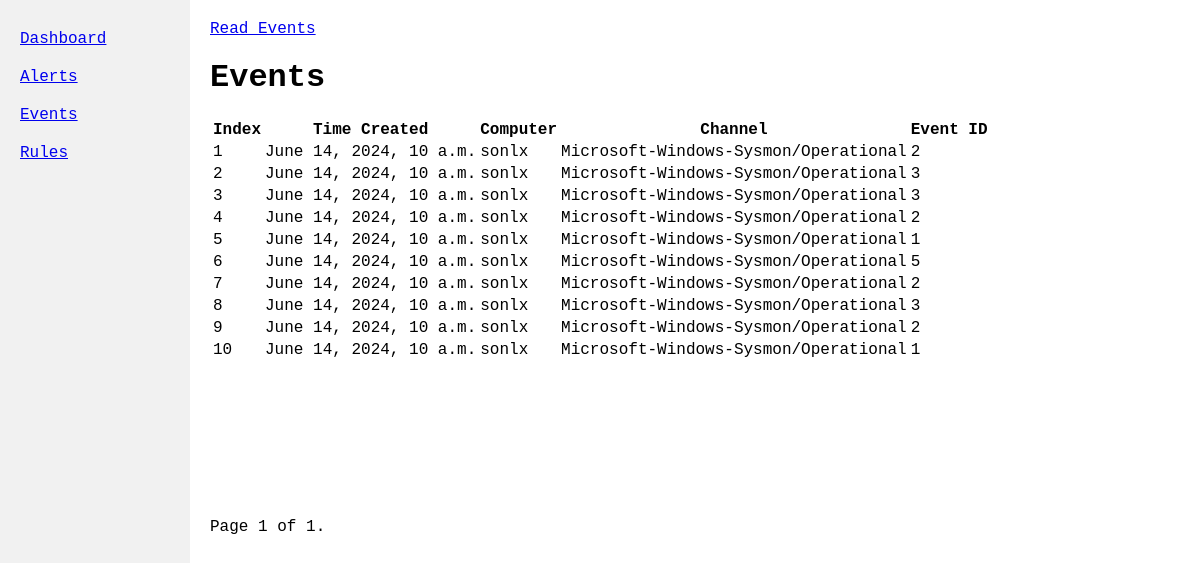
Screenshot of /events/ with the database file from the repository.
### events/models.py (models this page shows)
class Event(models.Model):
    universal_id = models.CharField(max_length=200, primary_key=True, default=uuid4)
    provider = models.JSONField(blank=True, default=dict)
    event_id = models.IntegerField()
    version = models.IntegerField()
    level = models.IntegerField()
    task = models.IntegerField()
    opcode = models.IntegerField()
    keywords = models.CharField(max_length=200)
    time_created = models.JSONField(blank=True, default=dict)
    event_record_id = models.IntegerField()
    correlation = models.JSONField(blank=True, default=dict)
    execution = models.JSONField(blank=True, default=dict)
    channel = models.CharField(max_length=200)
    computer = models.CharField(max_length=200)
    security = models.JSONField(blank=True, default=dict)
    event_data = models.JSONField(blank=True, default=dict)

### events/views.py (the view)
# urls.py: path('events/', views.view_events, name='events'),
def view_events(request):
    events = EventItem.objects.all().order_by('-time_created')
    event_table = []
    for event in events:
        event_item = {
            'time_created_system_time': EventItem.format_system_time(
                event.time_created_system_time),
            'computer': event.computer,
            'channel': event.channel,
            'event_id': event.event_id,
            'universal_id': event.universal_id,
        }
        event_table.append(event_item)
    events_per_page = 200
    paginator = Paginator(event_table, events_per_page)
    page_number = request.GET.get('page', 1)
    events = paginator.get_page(page_number)
    return render(request, 'events/view_events.html', {'item_page': events})

### utils/event_item.py (called while the page is built)
    @staticmethod
    def format_system_time(system_time: str) -> datetime:
        system_time = system_time[:23] + 'Z'
        dt = datetime.strptime(system_time, '%Y-%m-%dT%H:%M:%S.%fZ')
        return dt.replace(tzinfo=timezone.utc)

    @property
    def time_created_system_time(self) -> str:
        return self.time_created.get("SystemTime")

### events/templates/events/view_events.html (shortened to what this page needs)
{% extends 'global.html' %}
{% load static %}
{% block extra_css %}
    <link rel="stylesheet" href="{% static 'events/css/styles.css' %}">
{% endblock %}
{% block content %}
    <a href="{% url 'read_events' %}">Read Events</a>
    <h1>Events</h1>
    <div class="table-container">
        <table>
            <thead>
                <tr>
                    <th>Index</th>
                    <th>Time Created</th>
                    <th>Computer</th>
                    <th>Channel</th>
                    <th>Event ID</th>
                </tr>
            </thead>
            <tbody>
                {% for item in item_page %}
                <tr id="event/{{ item.universal_id }}" action="{% url 'get_event' %}">
                    <td>{{ forloop.counter0|add:item_page.start_index }}</td>
                    <td>{{ item.time_created_system_time }}</td>
                    <td>{{ item.computer }}</td>
                    <td>{{ item.channel }}</td>
                    <td>{{ item.event_id }}</td>
                </tr>
                {% endfor %}
            </tbody>
        </table>
    </div>
    <div class="table-pagination">
        <span class="step-links">
            <span class="current">
                Page {{ item_page.number }} of {{ item_page.paginator.num_pages }}.
            </span>
        </span>
    </div>
{% endblock %}

### templates/global.html (shortened to what this page needs)
{% load static %}
<!DOCTYPE html>
<html lang="en">
<head>
    <link rel="stylesheet" href="{% static 'css/global.css' %}">
    {% block extra_css %}{% endblock %}
</head>
<body>
    <div class="container">
        <div class="sidebar-navi">
            <a href="{% url 'dashboard' %}" class="sidebar-link">Dashboard</a>
            <a href="{% url 'alerts' %}" class="sidebar-link">Alerts</a>
            <a href="{% url 'events' %}" class="sidebar-link">Events</a>
            <a href="{% url 'rules' %}" class="sidebar-link">Rules</a>
        </div>
        <div class="content">
             {% block content %}{% endblock %}
        </div>
    </div>
</body>
</html>

### static/css/global.css (style rules this page uses)
body { margin: 0; height: 100vh; font-family: 'Fira Code', Consolas, 'Courier New', monospace; }
.container { display: flex; height: 100vh; }
.sidebar-navi { background-color: #f1f1f1; padding: 20px; width: 150px; display: flex; flex-direction: column; }
.sidebar-link { display: block; margin: 10px 0; }
.content { flex-grow: 1; padding: 20px; }
.table-container { height: 400px; overflow-y: auto; }
thead th { position: sticky; top: 0; background: white; z-index: 10; }

### rows the page displays
Event: computer "sonlx", channel "Microsoft-Windows-Sysmon/Operational"
Event: computer "sonlx", channel "Microsoft-Windows-Sysmon/Operational"
Event: computer "sonlx", channel "Microsoft-Windows-Sysmon/Operational"
Event: computer "sonlx", channel "Microsoft-Windows-Sysmon/Operational"
Event: computer "sonlx", channel "Microsoft-Windows-Sysmon/Operational"
Event: computer "sonlx", channel "Microsoft-Windows-Sysmon/Operational"
Event: computer "sonlx", channel "Microsoft-Windows-Sysmon/Operational"
Event: computer "sonlx", channel "Microsoft-Windows-Sysmon/Operational"
Event: computer "sonlx", channel "Microsoft-Windows-Sysmon/Operational"
Event: computer "sonlx", channel "Microsoft-Windows-Sysmon/Operational"

### other values shown
{{ item.time_created_system_time }} "June 14, 2024, 10 a.m." "June 14, 2024, 10 a.m." "June 14, 2024, 10 a.m." "June 14, 2024, 10 a.m." "June 14, 2024, 10 a.m." "June 14, 2024, 10 a.m." "June 14, 2024, 10 a.m." "June 14, 2024, 10 a.m." "June 14, 2024, 10 a.m." "June 14, 2024, 10 a.m."
{{ item.event_id }} "2" "3" "3" "2" "1" "5" "2" "3" "2" "1"
{{ item_page.number }} "1"
{{ item_page.paginator.num_pages }} "1"
